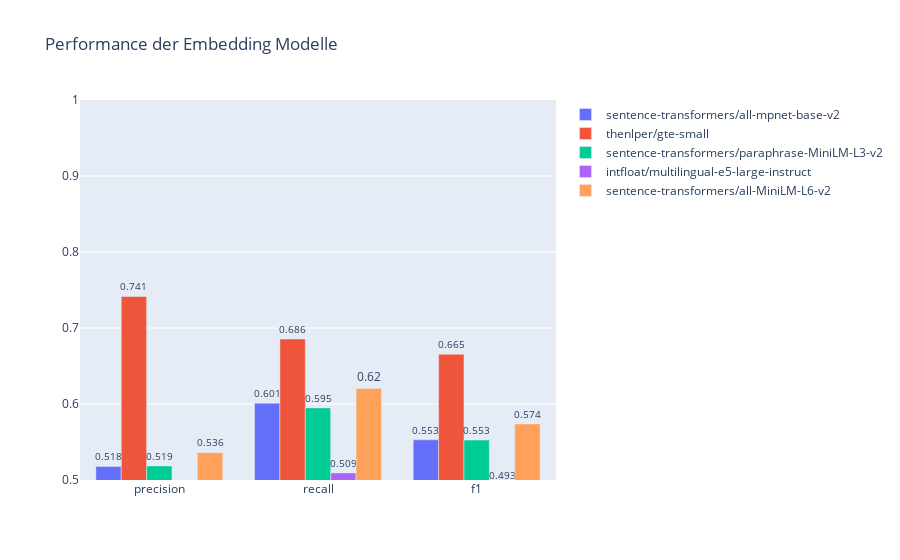

Notebook code cell kept with this figure:
### Code cell
data=[]
for row in df_results.iter_rows(named=True):
    data.append(go.Bar(name=row["model"], x=metrics, y=[row["precision"], row["recall"], row["f1"]], text=[row["precision"], row["recall"], row["f1"]]))

fig = go.Figure(data, layout_yaxis_range=[0.5,1.0])
fig.update_traces(texttemplate='%{text:.3}', textposition='outside')
if DIMENSION_REDUCTION:
    fig.update_layout(barmode='group', title="Performance der Embedding Modelle (PCA - 128)")
else:
    fig.update_layout(barmode='group', title="Performance der Embedding Modelle")
fig.show()

### Figure 1 — Plotly figure (JSON) as saved in the notebook; plotly's stock layout.template omitted (floating-point values rounded to 4 significant figures)
{"data": [{"name": "sentence-transformers/all-mpnet-base-v2", "text": ["0.5179077128102615", "0.6011042097998619", "0.5528502415458937"], "textposition": "outside", "texttemplate": "%{text:.3}", "type": "bar", "x": ["precision", "recall", "f1"], "y": [0.5179, 0.6011, 0.5529]}, {"name": "thenlper/gte-small", "text": ["0.7414529914529915", "0.6855072463768117", "0.66548463356974"], "textposition": "outside", "texttemplate": "%{text:.3}", "type": "bar", "x": ["precision", "recall", "f1"], "y": [0.7415, 0.6855, 0.6655]}, {"name": "sentence-transformers/paraphrase-MiniLM-L3-v2", "text": ["0.5185185185185185", "0.5948930296756384", "0.5526004728132388"], "textposition": "outside", "texttemplate": "%{text:.3}", "type": "bar", "x": ["precision", "recall", "f1"], "y": [0.5185, 0.5949, 0.5526]}, {"name": "intfloat/multilingual-e5-large-instruct", "text": ["0.48213125406107854", "0.5093167701863354", "0.49333333333333335"], "textposition": "outside", "texttemplate": "%{text:.3}", "type": "bar", "x": ["precision", "recall", "f1"], "y": [0.4821, 0.5093, 0.4933]}, {"name": "sentence-transformers/all-MiniLM-L6-v2", "text": ["0.5359377642482666", "0.6204278812974465", "0.5737480438184663"], "textposition": "outside", "texttemplate": "%{text:.3}", "type": "bar", "x": ["precision", "recall", "f1"], "y": [0.5359, 0.6204, 0.5737]}], "layout": {"barmode": "group", "title": {"text": "Performance der Embedding Modelle"}, "yaxis": {"range": [0.5, 1]}}}
